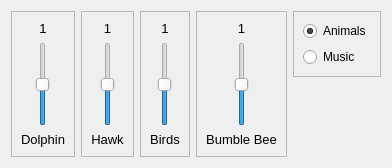
         <widget class="QWidget" name="SoundTab">
          <attribute name="title">
           <string>Sound</string>
          </attribute>
          <layout class="QGridLayout" name="gridLayout_7">
           <item row="0" column="0" rowspan="3">
            <widget class="QFrame" name="frame_31">
             <property name="frameShape">
              <enum>QFrame::StyledPanel</enum>
             </property>
             <property name="frameShadow">
              <enum>QFrame::Raised</enum>
             </property>
             <layout class="QVBoxLayout" name="verticalLayout_4">
              <item>
               <widget class="QLabel" name="Sound1Value">
                <property name="font">
                 <font>
                  <pointsize>10</pointsize>
                 </font>
                </property>
                <property name="text">
                 <string>1</string>
                </property>
                <property name="alignment">
                 <set>Qt::AlignCenter</set>
                </property>
               </widget>
              </item>
              <item>
               <widget class="QSlider" name="Sound1Slider">
                <property name="sizePolicy">
                 <sizepolicy hsizetype="Expanding" vsizetype="Expanding">
                  <horstretch>0</horstretch>
                  <verstretch>0</verstretch>
                 </sizepolicy>
                </property>
                <property name="maximum">
                 <number>20</number>
                </property>
                <property name="value">
                 <number>10</number>
                </property>
                <property name="tracking">
                 <bool>true</bool>
                </property>
                <property name="orientation">
                 <enum>Qt::Vertical</enum>
                </property>
               </widget>
              </item>
              <item>
               <widget class="QLabel" name="titleofsound">
                <property name="font">
                 <font>
                  <pointsize>10</pointsize>
                 </font>
                </property>
                <property name="text">
                 <string>Dolphin</string>
                </property>
                <property name="alignment">
                 <set>Qt::AlignCenter</set>
                </property>
               </widget>
              </item>
             </layout>
            </widget>
           </item>
           <item row="0" column="4">
            <widget class="QFrame" name="frame_14">
             <property name="frameShape">
              <enum>QFrame::StyledPanel</enum>
             </property>
             <property name="frameShadow">
              <enum>QFrame::Raised</enum>
             </property>
             <layout class="QVBoxLayout" name="verticalLayout_3">
              <item>
               <widget class="QRadioButton" name="AnimalsRadio">
                <property name="text">
                 <string>Animals</string>
                </property>
                <property name="checked">
                 <bool>true</bool>
                </property>
               </widget>
              </item>
              <item>
               <widget class="QRadioButton" name="MusicRadio">
                <property name="text">
                 <string>Music</string>
                </property>
               </widget>
              </item>
             </layout>
            </widget>
           </item>
           <item row="0" column="1" rowspan="3">
            <widget class="QFrame" name="frame_30">
             <property name="frameShape">
              <enum>QFrame::StyledPanel</enum>
             </property>
             <property name="frameShadow">
              <enum>QFrame::Raised</enum>
             </property>
             <layout class="QVBoxLayout" name="verticalLayout_5">
              <item>
               <widget class="QLabel" name="Sound2Value">
                <property name="font">
                 <font>
                  <pointsize>10</pointsize>
                 </font>
                </property>
                <property name="text">
                 <string>1</string>
                </property>
                <property name="alignment">
                 <set>Qt::AlignCenter</set>
                </property>
               </widget>
              </item>
              <item>
               <widget class="QSlider" name="Sound2Slider">
                <property name="sizePolicy">
                 <sizepolicy hsizetype="Expanding" vsizetype="Expanding">
                  <horstretch>0</horstretch>
                  <verstretch>0</verstretch>
                 </sizepolicy>
                </property>
                <property name="maximum">
                 <number>20</number>
                </property>
                <property name="value">
                 <number>10</number>
                </property>
                <property name="orientation">
                 <enum>Qt::Vertical</enum>
                </property>
               </widget>
              </item>
              <item>
               <widget class="QLabel" name="titleofsound2">
                <property name="font">
                 <font>
                  <pointsize>10</pointsize>
                 </font>
                </property>
                <property name="text">
                 <string>Hawk</string>
                </property>
                <property name="alignment">
                 <set>Qt::AlignCenter</set>
                </property>
               </widget>
              </item>
             </layout>
            </widget>
           </item>
           <item row="0" column="2" rowspan="3">
            <widget class="QFrame" name="frame_29">
             <property name="frameShape">
              <enum>QFrame::StyledPanel</enum>
             </property>
             <property name="frameShadow">
              <enum>QFrame::Raised</enum>
             </property>
             <layout class="QVBoxLayout" name="verticalLayout_6">
              <item>
               <widget class="QLabel" name="Sound3Value">
                <property name="font">
                 <font>
                  <pointsize>10</pointsize>
                 </font>
                </property>
                <property name="text">
                 <string>1</string>
                </property>
                <property name="alignment">
                 <set>Qt::AlignCenter</set>
                </property>
               </widget>
              </item>
              <item>
               <widget class="QSlider" name="Sound3Slider">
                <property name="sizePolicy">
                 <sizepolicy hsizetype="Expanding" vsizetype="Expanding">
                  <horstretch>0</horstretch>
                  <verstretch>0</verstretch>
                 </sizepolicy>
                </property>
                <property name="maximum">
                 <number>20</number>
                </property>
                <property name="value">
                 <number>10</number>
                </property>
                <property name="orientation">
                 <enum>Qt::Vertical</enum>
                </property>
               </widget>
              </item>
              <item>
               <widget class="QLabel" name="titleofsound3">
                <property name="font">
                 <font>
                  <pointsize>10</pointsize>
                 </font>
                </property>
                <property name="text">
                 <string>Birds</string>
                </property>
                <property name="alignment">
                 <set>Qt::AlignCenter</set>
                </property>
               </widget>
              </item>
             </layout>
            </widget>
           </item>
           <item row="0" column="3" rowspan="3">
            <widget class="QFrame" name="Sound1Value_4">
             <property name="frameShape">
              <enum>QFrame::StyledPanel</enum>
             </property>
             <property name="frameShadow">
              <enum>QFrame::Raised</enum>
             </property>
             <layout class="QVBoxLayout" name="verticalLayout_7">
              <item>
               <widget class="QLabel" name="Sound4Value">
                <property name="font">
                 <font>
                  <pointsize>10</pointsize>
                 </font>
                </property>
                <property name="text">
                 <string>1</string>
                </property>
                <property name="alignment">
                 <set>Qt::AlignCenter</set>
                </property>
               </widget>
              </item>
              <item>
               <widget class="QSlider" name="Sound4Slider">
                <property name="sizePolicy">
                 <sizepolicy hsizetype="Expanding" vsizetype="Expanding">
                  <horstretch>0</horstretch>
                  <verstretch>0</verstretch>
                 </sizepolicy>
                </property>
                <property name="maximum">
                 <number>20</number>
                </property>
                <property name="value">
                 <number>10</number>
                </property>
                <property name="orientation">
                 <enum>Qt::Vertical</enum>
                </property>
               </widget>
              </item>
              <item>
               <widget class="QLabel" name="titleofsound4">
                <property name="font">
                 <font>
                  <pointsize>10</pointsize>
                 </font>
                </property>
                <property name="text">
                 <string>Bumble Bee</string>
                </property>
                <property name="alignment">
                 <set>Qt::AlignCenter</set>
                </property>
               </widget>
              </item>
             </layout>
            </widget>
           </item>
          </layout>
         </widget>
